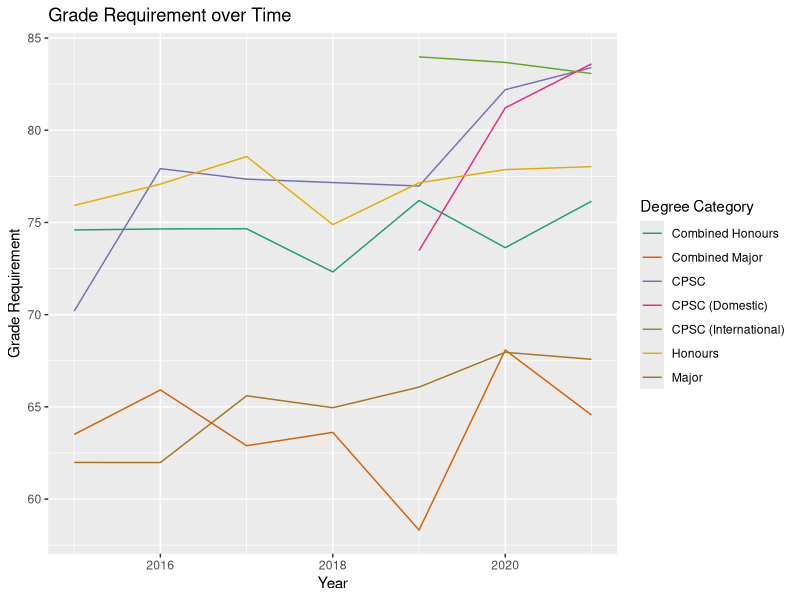
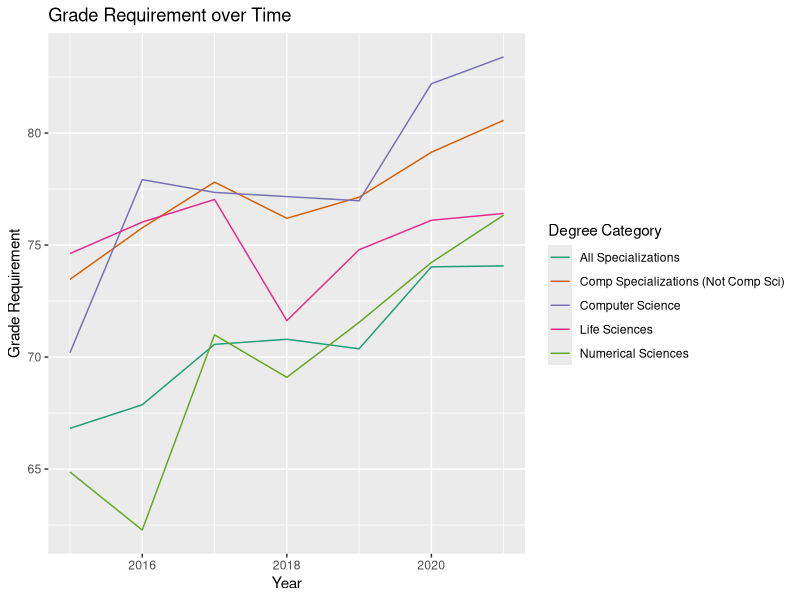
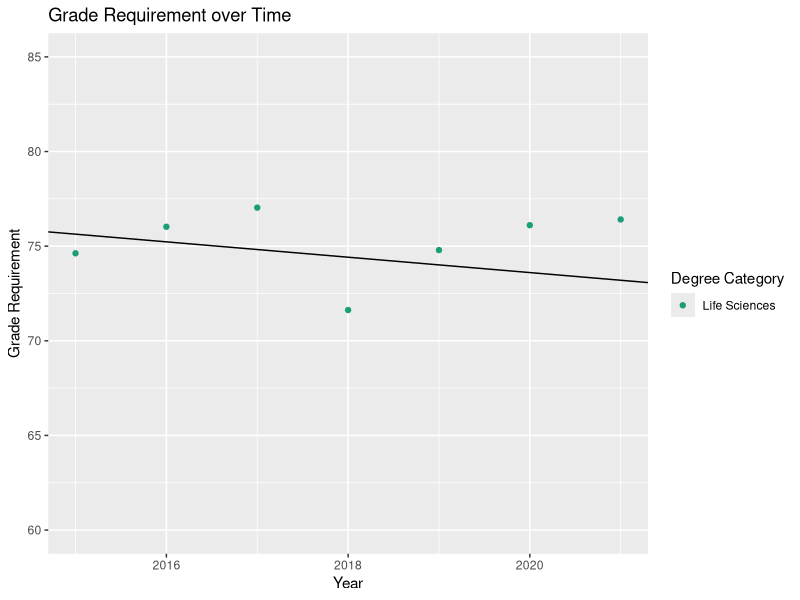
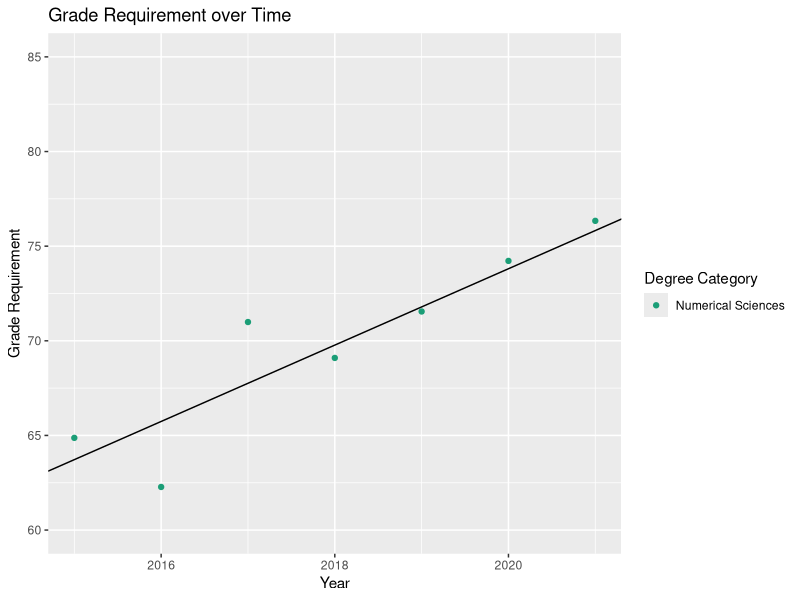
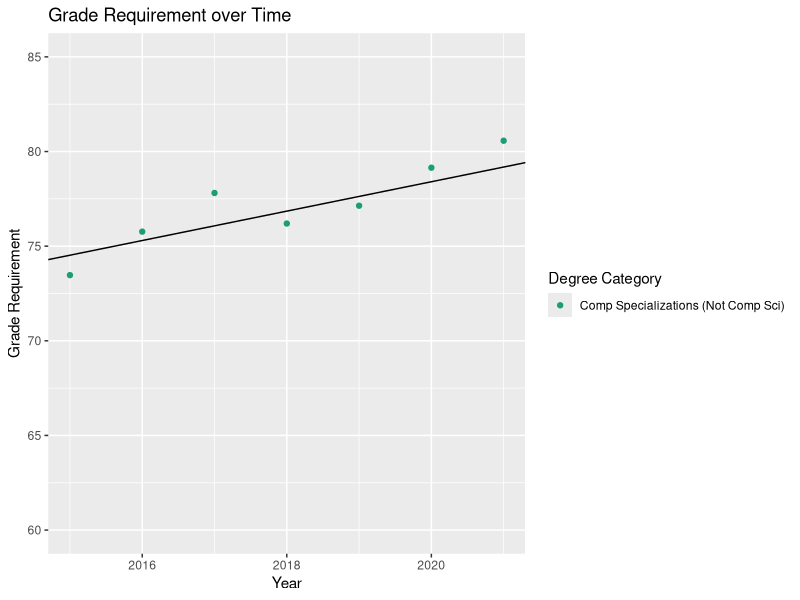
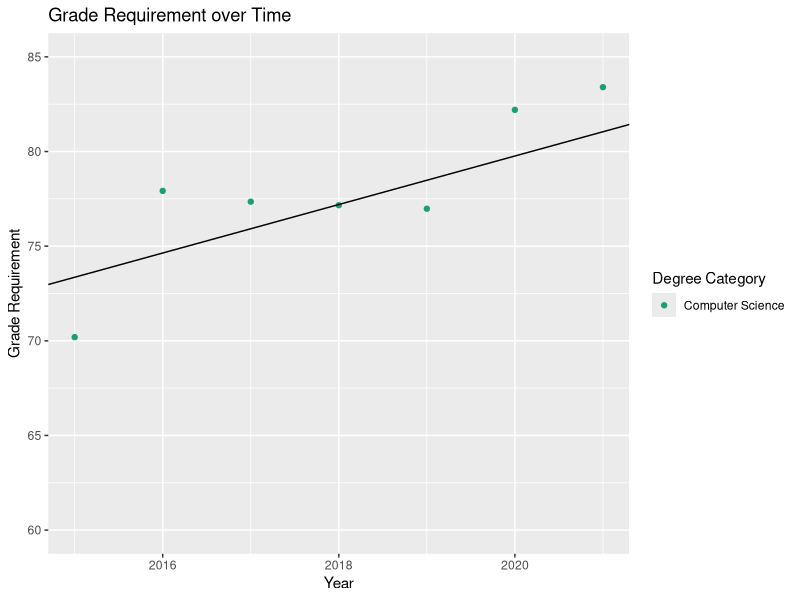
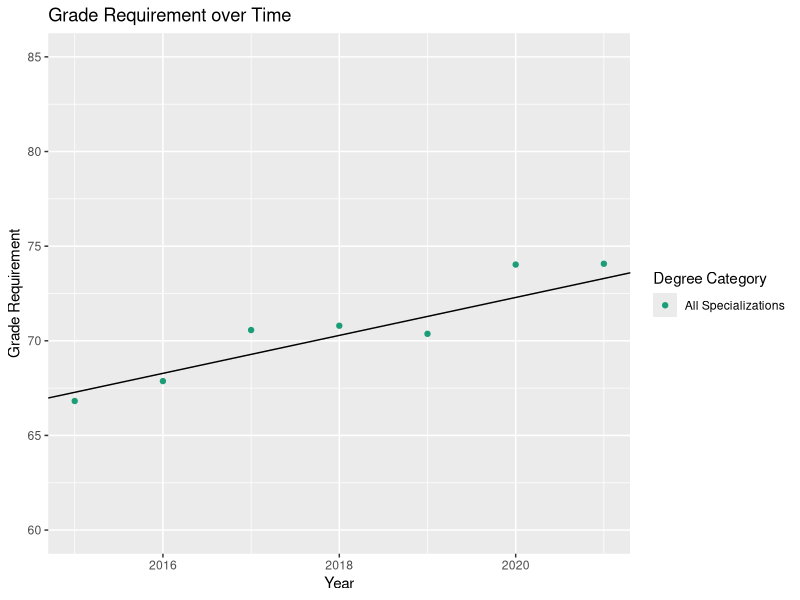
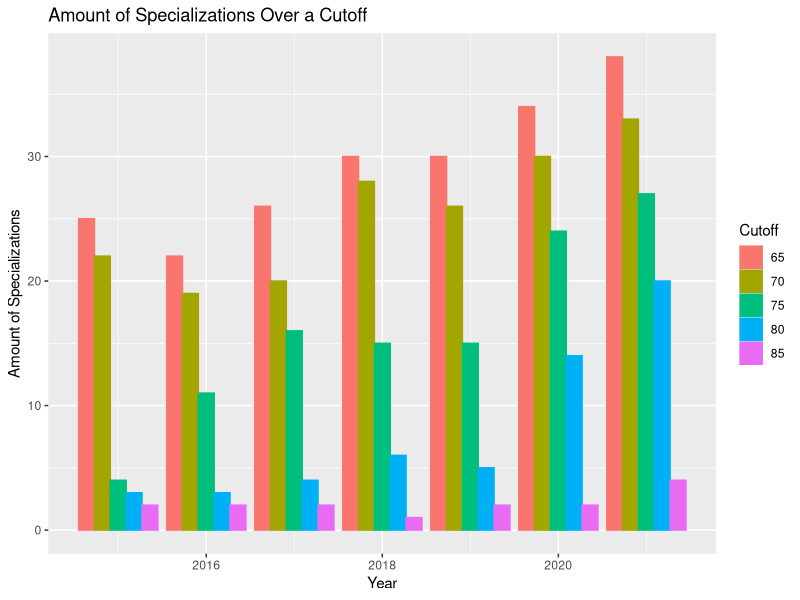

R code for these plots, in order: (Note: this script raises an error after producing the figures.)
## ---- chunk 1
library(tidyverse)
library(haven)

specialization_data <- read_csv("SPECIALIZATION_DATA.csv")
# remove variables: Space, Initial Admit Number, Inital Reject Number (irrevelevant to analysis) & change column names 
spec_data <- specialization_data[,-c(4,5,6,7)]
colnames(spec_data) <- c("Year","Option","Spec","Max Grade","Min Grade")

# remove rows that have no specialization or have no min grade
spec_data <- filter(spec_data, !is.na(spec_data$Spec) & !is.na(spec_data$`Min Grade`))
spec_data <- filter(spec_data, !spec_data$`Min Grade`== 0)

# Turn Max and Min Grade from chr to dbl
spec_data$'Min Grade' <- as.numeric(spec_data$'Min Grade')
spec_data$'Max Grade' <- as.numeric(spec_data$'Max Grade')

# Ensure max grade > min grade to make sure there is no data entry errors 
#filter(spec_data, (spec_data$`Min Grade` > spec_data$`Max Grade`)) # found biotech in 2020 min was 89.25 while max for 73.96 so I switch them <- Test  
spec_data$`Min Grade`[(spec_data$Year == 2020) & (spec_data$Spec == "Honours (1136): Biotechnology")] <- 73.96
spec_data$`Max Grade`[(spec_data$Year == 2020) & (spec_data$Spec == "Honours (1136): Biotechnology")] <- 89.25
# filter(spec_data, (spec_data$Year == 2020) & (spec_data$Spec == "Honours (1136): Biotechnology")) # <- Test

# Found that CPSC (Excluding CPSC Major Domestic Student) & CPSC (Excluding Domestic Student) are the same thing but different names --> I also change the names to make more sense
spec_data$Option[(spec_data$Option == 'CPSC (Excluding CPSC Major Domestic Student)')] <- 'CPSC (Excluding Domestic Student)'

spec_data$Option[(spec_data$Option == 'CPSC (Excluding Domestic Student)')]       <- 'CPSC (International)'
spec_data$Option[(spec_data$Option == 'CPSC (Excluding International Students)')] <- 'CPSC (Domestic)'

# Found that 'Honours (1093): Biophysics (BIOP)' option switches from Honours to Combined Honours in 2020, I switch it to Honours for consistency 
spec_data$Option[((spec_data$Year == 2020) | (spec_data$Year == 2021)) & (spec_data$Spec == 'Honours (1093): Biophysics (BIOP)')] <- 'Honours'
#filter(spec_data, spec_data$Spec == 'Honours (1093): Biophysics (BIOP)') # <- Test  

# Same with The Options: Combined Majors & Combined Major
spec_data$Option[(spec_data$Option == 'Combined Majors')] <- 'Combined Major'

print(spec_data)
## ---- chunk 2
# this code box is nesessary
CPSC_Data = filter(spec_data, spec_data$Option == 'CPSC' | spec_data$Option == 'CPSC (Domestic)' | spec_data$Option == 'CPSC (International)')
CPSC_Data

CPSC_Min <- CPSC_Data %>%
            group_by(Year) %>%
            summarize(
              Option = 'CPSC', 
              Spec = 'CPSC',
              `Max Grade` = mean(`Max Grade`),
              `Min Grade` = mean(`Min Grade`),
            ) 

#Use Interpolation to estimate 2018 min grade as there is no data on domestic min grade 
CPSC_2018_mean <- mean(c((CPSC_Min$`Min Grade`[CPSC_Min$Year == 2017]),(CPSC_Min$`Min Grade`[CPSC_Min$Year == 2019])))

CPSC_Min$`Min Grade`[CPSC_Min$Year == 2018] <- CPSC_2018_mean

CPSC_Min
## ---- chunk 3
Yearly_Min <- spec_data %>%
            group_by(Year) %>%
            summarize(
                avg_min = mean(`Min Grade`),
                avg_max = mean(`Max Grade`)
            )

Yearly_Min
## ---- chunk 4
Honours_data <- filter(spec_data, spec_data$Option == 'Honours')
Honours_min <- Honours_data %>% 
  group_by(Year) %>% 
  summarize(
    avg_min = mean(`Min Grade`),
    avg_max = mean(`Max Grade`)
  )

Honours_min
## ---- chunk 5
integrated_data <- filter(spec_data, spec_data$Spec== 'Major (1682): Integrated Sciences (INSC)')
integrated_data
integrated_min <- integrated_data %>% 
  group_by(Year) %>% 
  summarize(
    avg_min = mean(`Min Grade`),
    avg_max = mean(`Max Grade`)
  )

integrated_min
## ---- chunk 6
# CPSC splits into Domestic & International in 2018, so for the sake of consistency I make a new Option that combines them 
spec_options_data <- spec_data 

spec_options_data <- rbind(spec_options_data, CPSC_Min)
spec_options_data <- arrange(spec_options_data, Year, Option)
spec_options_data <- filter(spec_options_data, !(spec_options_data$Option == 'CPSC (International)' & spec_options_data$Year == 2018)) #Consistent with Domestic that starts at 2019


# I get rid of certain options that only befit one type of major (except CPSC) to avoid clutter 
spec_options_data <- filter(spec_options_data, !spec_options_data$Option == 'COGS')
spec_options_data <- filter(spec_options_data, !spec_options_data$Option == 'STAT')

## ---- chunk 7
options_data <- spec_options_data %>%
  group_by(Option, Year) %>%
  summarize(
    avg_min = mean(`Min Grade`),
    avg_max = mean(`Max Grade`))
  
  options_data
  
  plot <- ggplot(data = options_data,
  aes(
  x = Year,
  y = avg_min,
  color = Option,
  fill = Option
  ))
  
  
  plot <- plot + labs(
  x = "Year",
  y = "Grade Requirement",
  color = "Degree Category",
  fill = "Degree Category",
  title = "Grade Requirement over Time"
  )
  
  plot <- plot + scale_color_brewer(palette ="Dark2")
    
  plot1 <- plot + geom_line()
  plot1
## ---- chunk 8
#This function creates a subset of spec_data based on the list of specializations given 
list_spec <- function(speclist) {
  listofspec <- c() #gives me an empty subset 
  
  for (val in speclist) {
    specific_subset <- subset(spec_data, Spec == val)
    listofspec <- rbind(listofspec, specific_subset)
  }
  return(listofspec)
}

#This lists is determined by how UBC defines programs on their website (https://you.ubc.ca/programs/#mode=by-topic&viewMode=list) 
lifesciences <- c('Major (3502): Behavioural Neuroscience (PSYC)', 'Major (0244): Biochemistry (BIOC)', 'Major (3095): Biology (BIOL)', 'Major (1682): Integrated Sciences (INSC)', 'Major (1153): Microbiology and Immunology (MBIM)', 'Major (0311): Pharmacology (PCTH)', 'Honours (1136): Biotechnology', 'Honours (3221): Cellular, Anatomical and Physiological Sciences (CAPS)', 'Combined Honours (3508): Biochemistry and Forensic Science', 'Honours (1093): Biophysics (BIOP)')

#This list is what I consider numerical sciences (Note: I use the average of International and Domestic CPSC after the specialization splits in 2018)
numericalsciences <- c('Major (0562): Statistics (STAT)', 'Major Cognitive Systems(1225): Cognition and Brain', 'Major Cognitive Systems(1226): Computational Intelligence and Design', 'Major (0456): Mathematics (MATH)', 'Major (0524) Physics (PHYS)', 'Honours (0166): Mathematics (MATH)', 'Honours (0344): Physics (PHYS)', 'Combined Honours (0009): Physics and Astronomy (PHYS, ASTR)', 'Combined Honours (0014): Physics and Mathematics (PHYS, MATH)') 

#Assigning Categories to each subset 
categorized_data_lifesciences <- list_spec(lifesciences) %>%
  mutate(Category = 'Life Sciences') %>% 
        as_factor()

categorized_data_numericalsciences <- rbind((list_spec(numericalsciences)),CPSC_Min) %>%
  mutate(Category = 'Numerical Sciences') %>% 
        as_factor()

categorized_data_compsci <- CPSC_Min %>%
  mutate(Category = 'Computer Science') %>% 
        as_factor()

#Competetive Specializations does not include Comp Sci --> This a list of specializations that have a requirement >75 in 2021 
spec_data_comp_2021 <- filter(spec_data, (spec_data$Year == 2021) & (spec_data$`Min Grade` > 75) & !spec_data$Option == 'CPSC (Domestic)' & !spec_data$Option == "CPSC (International)")
list_spec_comp <- c(t(spec_data_comp_2021$Spec))

categorized_data_comp <- list_spec(list_spec_comp) %>%
      mutate(Category = 'Comp Specializations (Not Comp Sci)') %>% 
      as_factor()


categorized_data_everything <- spec_data %>%
    mutate(Category = 'All Specializations') %>% 
      as_factor()
  
categorized_data <- rbind(categorized_data_lifesciences, categorized_data_numericalsciences, categorized_data_compsci, categorized_data_comp, categorized_data_everything)

categorized_data

#Plot 
categorized_data_plot <- categorized_data %>%
  group_by(Category, Year) %>%
  summarize(
    avg_min = mean(`Min Grade`),
    avg_max = mean(`Max Grade`))
  
  categorized_data_plot
  
  plot <- ggplot(data = categorized_data_plot,
  aes(
  x = Year,
  y = avg_min,
  color = Category,
  fill = Category,
  label = Category
  ))
  
  
  plot <- plot + labs(
  x = "Year",
  y = "Grade Requirement",
  color = "Degree Category",
  fill = "Degree Category",
  title = "Grade Requirement over Time"
  )
  
  plot <- plot + scale_color_brewer(palette ="Dark2")
    
  categorized_plot <- plot + geom_line()
  categorized_plot

## ---- chunk 9
#This function makes a regression plot of a categorized dataset
make_regression_plot <- function(categorized_dataset) {
catagorized_dataset_plot_data <- categorized_dataset %>%
  group_by(Category, Year) %>%
  summarize(
    avg_min = mean(`Min Grade`),
    avg_max = mean(`Max Grade`))

plot <- ggplot(data = catagorized_dataset_plot_data,
aes(
  x = Year,
  y = avg_min,
  color = Category,
  fill = Category
  ))
  
  
plot <- plot + labs(
  x = "Year",
  y = "Grade Requirement",
  color = "Degree Category",
  fill = "Degree Category",
  title = "Grade Requirement over Time"
  )
  
plot <- plot + scale_color_brewer(palette ="Dark2")

reg <- lm(avg_min~Year, filter(catagorized_dataset_plot_data, (!catagorized_dataset_plot_data$Year == 2020 & !catagorized_dataset_plot_data$Year == 2021))) # filtering here makes the regression line not include 2020 & 2021
coeff <- coefficients(reg)

intercept <- coeff[1]
slope <- coeff[2]

categorized_plot <- plot + geom_point() + geom_abline(slope = slope, intercept = intercept) + ylim(60,85)
return (categorized_plot)
}

categorized_datasets <- list(categorized_data_lifesciences, categorized_data_numericalsciences, categorized_data_comp, categorized_data_compsci, categorized_data_everything)

regression_plots <- lapply(categorized_datasets, make_regression_plot)
regression_plots
## ---- chunk 10

categorized_datasets <- list(categorized_data_lifesciences, categorized_data_numericalsciences, categorized_data_comp, categorized_data_everything)

#This function takes in a dataset and does a t-test to evaluate the acutal 2021 requirement mean in comparison to the projected mean from the regression line that extrapolates from data in 2015 - 2019
t_test_function <- function(catagorized_dataset) {
categorized_dataset <- catagorized_dataset

catagorized_dataset_plot_data <- categorized_dataset %>%
  group_by(Category, Year) %>%
  summarize(
    avg_min = mean(`Min Grade`),
    sd_min = sd(`Min Grade`),
    avg_max = mean(`Max Grade`))
  
filtered_data <- filter(catagorized_dataset_plot_data, (!catagorized_dataset_plot_data$Year == 2020 & !catagorized_dataset_plot_data$Year == 2021))

reg <- lm(avg_min~Year, filtered_data)
coeff <- coefficients(reg)

intercept <- coeff[1]
slope <- coeff[2]

projected2021 <- intercept + slope*2021

actual2021 <- catagorized_dataset_plot_data$`avg_min`[catagorized_dataset_plot_data$Year == 2021]
actualSD2021 <- catagorized_dataset_plot_data$`sd_min`[catagorized_dataset_plot_data$Year == 2021]

# Hypothesis Test done by hand
# test <- pnorm(projected2021, actual2021, actualSD2021)
# test


# Confidence Intervals done by hand
# number_of_rows <-  categorized_dataset %>%
#   group_by(Spec) %>%
#   summarize() %>% 
#   nrow()
#   
#   
# standarderror <- actualSD2021 / sqrt(number_of_rows)
# criticalvalue <- qt(((1-0.95)/2), 9)
# 
# confidenceintervals <-- c((actual2021-(criticalvalue*-1)*standarderror)*-1, (actual2021+(criticalvalue*-1)*standarderror)*-1)
# 
# confidenceintervals

filtered <- filter(categorized_dataset, categorized_dataset$Year == 2021)$`Min Grade`
filtered

t <- t.test(
      filtered,
       alternative = "two.sided",
       mu = projected2021,
       conf.level = 0.95)

return (t)
}

t_tests <- lapply(categorized_datasets, t_test_function)
t_tests
## ---- chunk 11
#This function takes in a cutoff and provides a table of how many specializations per year have a min grade above that cutoff 
count_spec_with_cutoff <- function(cutoff) {
  comp_spec_data <- spec_data %>% 
    mutate(Competetive = case_when( 
        (`Min Grade` > cutoff) ~ "Competetive",
        TRUE ~ "Uncompetetive")) %>% 
        as_factor()
  
    comp_spec_data <- filter(comp_spec_data, comp_spec_data$Competetive == "Competetive")
    count_table <- comp_spec_data %>%
    group_by(Year) %>%
    summarize( 
    'Count' = n(),
    Cutoff = cutoff)
    count_table$Cutoff <- as.character(count_table$Cutoff)
    
return (count_table)
}

count_data <- rbind(count_spec_with_cutoff(65), count_spec_with_cutoff(70), count_spec_with_cutoff(75), count_spec_with_cutoff(80), count_spec_with_cutoff(85))
count_data

count_plot <- ggplot(count_data,
                       aes(
                         x = Year,
                         y = Count,
                         color = Cutoff,
                         fill = Cutoff
                       ))

count_plot <- count_plot + labs(
  x = "Year",
  y = "Amount of Specializations",
  color = "Cutoff",
  fill = "Cutoff",
  title = "Amount of Specializations Over a Cutoff"
  )
    
  count_plot <- count_plot + geom_col(position = "dodge")
  
  count_plot
## ---- chunk 12
#This function takes in a cutoff and provides a table of how many specializations per year have this requirement more there is than in 2015 
count_diff_with_cutoff <- function(cutoff) {
 count_table <- count_spec_with_cutoff(cutoff)
 diff_table <- count_table %>%
  mutate(Difference = Count - count_table$Count[Year == 2015]) %>%
  filter(!count_table$Year == 2015)
  
return (diff_table)
}

diff_data <- rbind(count_diff_with_cutoff(65), count_diff_with_cutoff(70), count_diff_with_cutoff(75), count_diff_with_cutoff(80), count_diff_with_cutoff(85))

diff_data

diff_plot <- ggplot(diff_data,
                       aes(
                         x = Year,
                         y = Difference,
                         color = Cutoff,
                         fill = Cutoff
                       ))

diff_plot <- diff_plot + labs(
  x = "Year",
  y = "Difference in Count from 2015",
  color = "Cutoff",
  fill = "Cutoff",
  title = "Difference in Amount of Specializations Over a Cutoff from 2015"
  )
    
  diff_plot <- diff_plot + geom_col(position = "dodge")
  
  diff_plot
## ---- chunk 13
spec_data_cpsc_consistent <- filter(spec_data, (!spec_data$Option == 'CPSC (International)' & !spec_data$Option == 'CPSC (Domestic)' & !spec_data$Option == 'CPSC'))
spec_data_cpsc_consistent <- rbind(spec_data_cpsc_consistent, CPSC_Min)
spec_data_consistent <- spec_data_cpsc_consistent %>%
  group_by(Spec) %>%
  filter(all(2015:2021 %in% Year))

spec_data_consistent

#This is a test to verify that the specializations are consistent throughout the years
count_spec_data <- spec_data_consistent %>%
    group_by(Year) %>%
    summarise(Count = n())
    
count_spec_data
## ---- chunk 14
count_spec_with_cutoff_consistent <- function(cutoff) {
  comp_spec_data_consistent <- spec_data_consistent %>% 
    mutate(Competetive = case_when( 
        (`Min Grade` > cutoff) ~ "Competetive",
        TRUE ~ "Uncompetetive")) %>% 
        as_factor()
  
     comp_spec_data_consistent <- comp_spec_data_consistent %>%
       ungroup %>%
       filter(comp_spec_data_consistent$Competetive == "Competetive")
     
    count_table_consistent <- comp_spec_data_consistent %>%
    group_by(Year) %>%
    summarize( 
    'Count' = n(),
    Cutoff = cutoff)
    count_table_consistent$Cutoff <- as.character(count_table_consistent$Cutoff)
    
return (count_table_consistent)
}

count_data_consistent <- rbind(count_spec_with_cutoff_consistent(65), count_spec_with_cutoff_consistent(70), count_spec_with_cutoff_consistent(75), count_spec_with_cutoff_consistent(80), count_spec_with_cutoff_consistent(85))
# to test if this is actually consistent, put cutoff at 0 and add it onto data
count_data_consistent

count_plot_consistent <- ggplot(count_data_consistent,
                       aes(
                         x = Year,
                         y = Count,
                         color = Cutoff,
                         fill = Cutoff
                       ))

count_plot_consistent <- count_plot_consistent + labs(
  x = "Year",
  y = "Amount of Specializations",
  color = "Cutoff",
  fill = "Cutoff",
  title = "Amount of Specializations Over a Cutoff (Consistent)"
  )
    
  count_plot_consistent <- count_plot_consistent + geom_col(position = "dodge")
  
  count_plot_consistent
## ---- chunk 15
count_diff_with_cutoff_consistent <- function(cutoff) {
 count_table_consistent <- count_spec_with_cutoff_consistent(cutoff)
 diff_table <- count_table_consistent %>%
  mutate(Difference = Count - count_table_consistent$Count[Year == 2015]) %>%
  filter(!count_table_consistent$Year == 2015)
  
return (diff_table)
}

diff_data_consistent <- rbind(count_diff_with_cutoff_consistent(65), count_diff_with_cutoff_consistent(70), count_diff_with_cutoff_consistent(75), count_diff_with_cutoff_consistent(80), count_diff_with_cutoff_consistent(85))

diff_data_consistent

diff_plot_consistent <- ggplot(diff_data_consistent,
                       aes(
                         x = Year,
                         y = Difference,
                         color = Cutoff,
                         fill = Cutoff
                       ))

diff_plot_consistent <- diff_plot_consistent + labs(
  x = "Year",
  y = "Difference in Count from 2015",
  color = "Cutoff",
  fill = "Cutoff",
  title = "Difference in Amount of Specializations Over a Cutoff from 2015 (Consistent)"
  )
    
  diff_plot_consistent <- diff_plot_consistent + geom_col(position = "dodge")
  
  diff_plot_consistent
## ---- chunk 16
count_plot + ylim(0,40)
count_plot_consistent + ylim(0,40)
diff_plot + ylim(-5,25)
diff_plot_consistent + ylim(-5,25)
## ---- chunk 17
#This function takes in 2 years and returns a table of specializations that in the lower year, had a requirement lower than the cutoff but in the upperyear had a requirement above the cutoff 
specialization_requirement_change <- function(loweryear, upperyear, cutoff) {

spec_data_consistent_part4 <- spec_data %>%
  group_by(Spec) %>%
  filter(all(loweryear:upperyear %in% Year))

spec_data_consistent_part4

summarise_spec_spec_data <- spec_data_consistent_part4 %>%
  group_by(Spec) %>%
  summarise()

summarise_spec_spec_data

list_spec_data <- c(t(summarise_spec_spec_data$Spec))

list_spec_data <- list_spec_data
list_spec_data

empty_list_spec <- c()
for (variable in list_spec_data) {
  lowerrequirement <- spec_data$`Min Grade`[(spec_data$Year == loweryear) & (spec_data$Spec == variable)]
  upperrequirement <- spec_data$`Min Grade`[(spec_data$Year == upperyear) & (spec_data$Spec == variable)]
  requirement <- (lowerrequirement < cutoff & cutoff <= upperrequirement)
  
  if(requirement) {
    specific_subset <- subset(spec_data, ((spec_data$Spec == variable) & ((spec_data$Year == loweryear) | (spec_data$Year == upperyear))))
    empty_list_spec <- rbind(empty_list_spec, specific_subset)
  }
}

return (empty_list_spec)
}
## ---- chunk 18
specialization_requirement_change(2015, 2019, 75)
specialization_requirement_change(2019, 2018, 75)
## ---- chunk 19
specialization_requirement_change(2019, 2021, 79)
